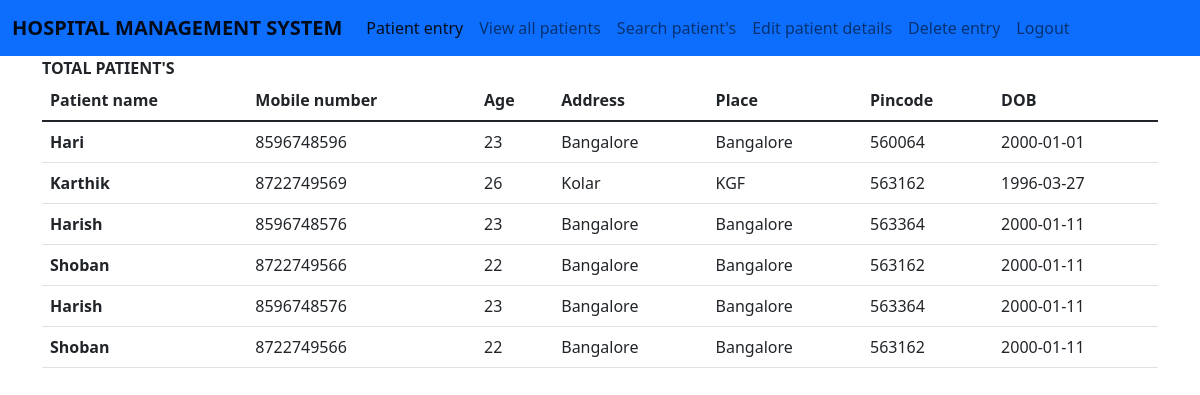
Screenshot of /viewall with the database file from the repository.
### tables this page shows
CREATE TABLE PATIENT(
                            ID INTEGER PRIMARY KEY AUTOINCREMENT,
                            PATIENTNAME TEXT,
                            MOBILE INTEGER,
                            AGE INTEGER,
                            ADDRESS TEXT,
                            PLACE TEXT,
                            PINCODE INTEGER,
                            DATEOFBIRTH TEXT,
                            PASSWORD TEXT);

### main.py (the view)
@app.route("/viewall")
def viewall():
    cursor.execute("SELECT * FROM PATIENT")
    r = cursor.fetchall()
    return render_template("viewall.html", patients=r)

### templates/viewall.html (shortened to what this page needs)
{% extends "base.html" %}
{% block content %}
    <div class="container">
        <div class="raw">
            <div class="col col-12 col-sm-12 col-md-12 col-lg-12 col-xl-12 col-xxl-12">
              <tr>
                <td><B>TOTAL PATIENT'S</B></td>
            </tr>
                    <table class="table">
                        <thead>
                          <tr>
                            <th scope="col">Patient name</th>
                            <th scope="col">Mobile number</th>
                            <th scope="col">Age</th>
                            <th scope="col">Address</th>
                            <th scope="col">Place</th>
                            <th scope="col">Pincode</th>
                            <th scope="col">DOB</th>
                          </tr>
                        </thead>
                        <tbody>
                          {% for i in patients %}
                          <tr>
                            <th scope="row">{{ i[1] }}</th>
                            <td>{{ i[2] }}</td>
                            <td>{{ i[3] }}</td>
                            <td>{{ i[4] }}</td>
                            <td>{{ i[5] }}</td>
                            <td>{{ i[6] }}</td>
                            <td>{{ i[7] }}</td>
                          </tr>
                          {% endfor %}
                        </tbody>
                      </table>
            </div>
        </div>
    </div>
{% endblock %}

### templates/base.html (shortened to what this page needs)
<!DOCTYPE html>
<html lang="en">
<head>
    <link href="https://cdn.jsdelivr.net/npm/bootstrap@5.1.3/dist/css/bootstrap.min.css" rel="stylesheet">
</head>
<body>
    <nav class="navbar navbar-expand-lg navbar-light bg-primary">
        <div class="container-fluid">
          <a class="navbar-brand" href="#"><B>HOSPITAL MANAGEMENT SYSTEM</B></a>
          <div class="collapse navbar-collapse" id="navbarNav">
            <ul class="navbar-nav">
              <li class="nav-item">
                <a class="nav-link active" aria-current="page" href="/dashboard">Patient entry</a>
              </li>
              <li class="nav-item">
                <a class="nav-link" href="/viewall">View all patients</a>
              </li>
              <li class="nav-item">
                <a class="nav-link" href="/search">Search patient's</a>
              </li>
              <li class="nav-item">
                <a class="nav-link" href="/update">Edit patient details</a>
              </li>
              <li class="nav-item">
                <a class="nav-link" href="/delete">Delete entry</a>
              </li>
              <li class="nav-item">
                <a class="nav-link" href="/">Logout</a>
              </li>
            </ul>
          </div>
        </div>
      </nav>
      {% block content %}
      {% endblock %}
    </body>
    </html>

### rows the page displays
PATIENT: PATIENTNAME "Hari", MOBILE "8596748596", AGE "23", ADDRESS "Bangalore", PLACE "Bangalore", PINCODE "560064", DATEOFBIRTH "2000-01-01"
PATIENT: PATIENTNAME "Karthik", MOBILE "8722749569", AGE "26", ADDRESS "Kolar", PLACE "KGF", PINCODE "563162", DATEOFBIRTH "1996-03-27"
PATIENT: PATIENTNAME "Harish", MOBILE "8596748576", AGE "23", ADDRESS "Bangalore", PLACE "Bangalore", PINCODE "563364", DATEOFBIRTH "2000-01-11"
PATIENT: PATIENTNAME "Shoban", MOBILE "8722749566", AGE "22", ADDRESS "Bangalore", PLACE "Bangalore", PINCODE "563162", DATEOFBIRTH "2000-01-11"
PATIENT: PATIENTNAME "Harish", MOBILE "8596748576", AGE "23", ADDRESS "Bangalore", PLACE "Bangalore", PINCODE "563364", DATEOFBIRTH "2000-01-11"
PATIENT: PATIENTNAME "Shoban", MOBILE "8722749566", AGE "22", ADDRESS "Bangalore", PLACE "Bangalore", PINCODE "563162", DATEOFBIRTH "2000-01-11"
